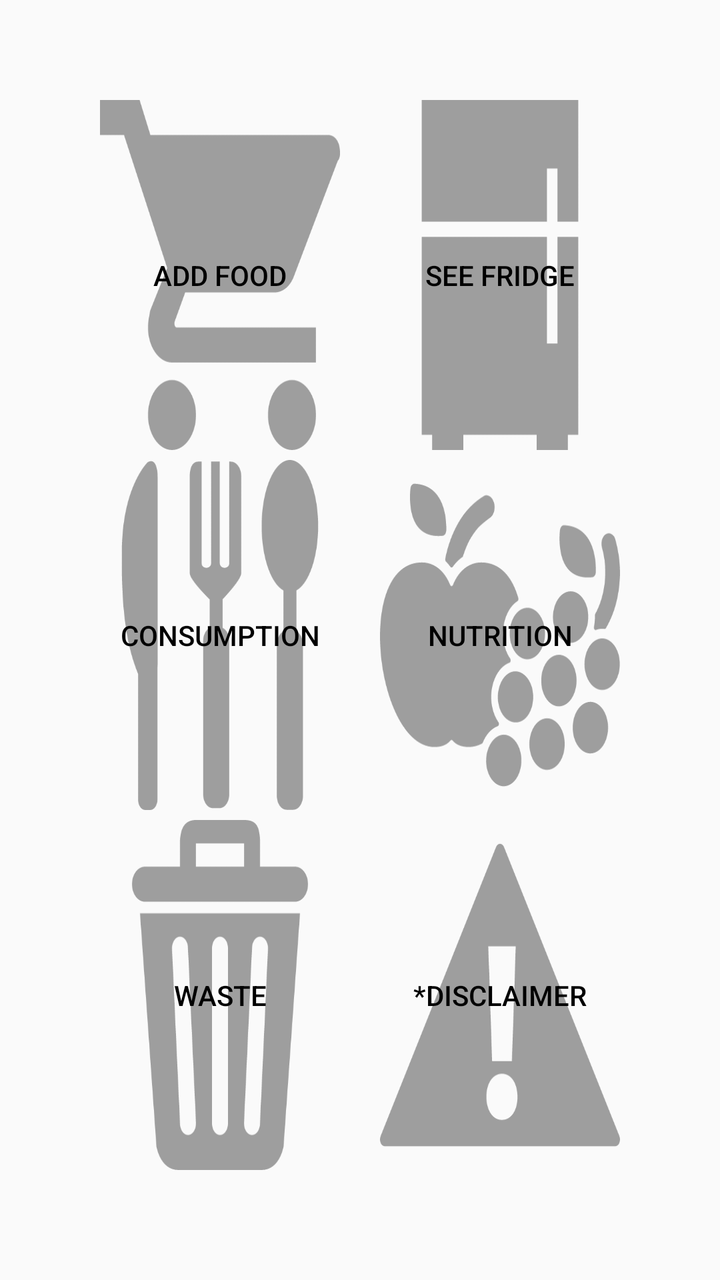
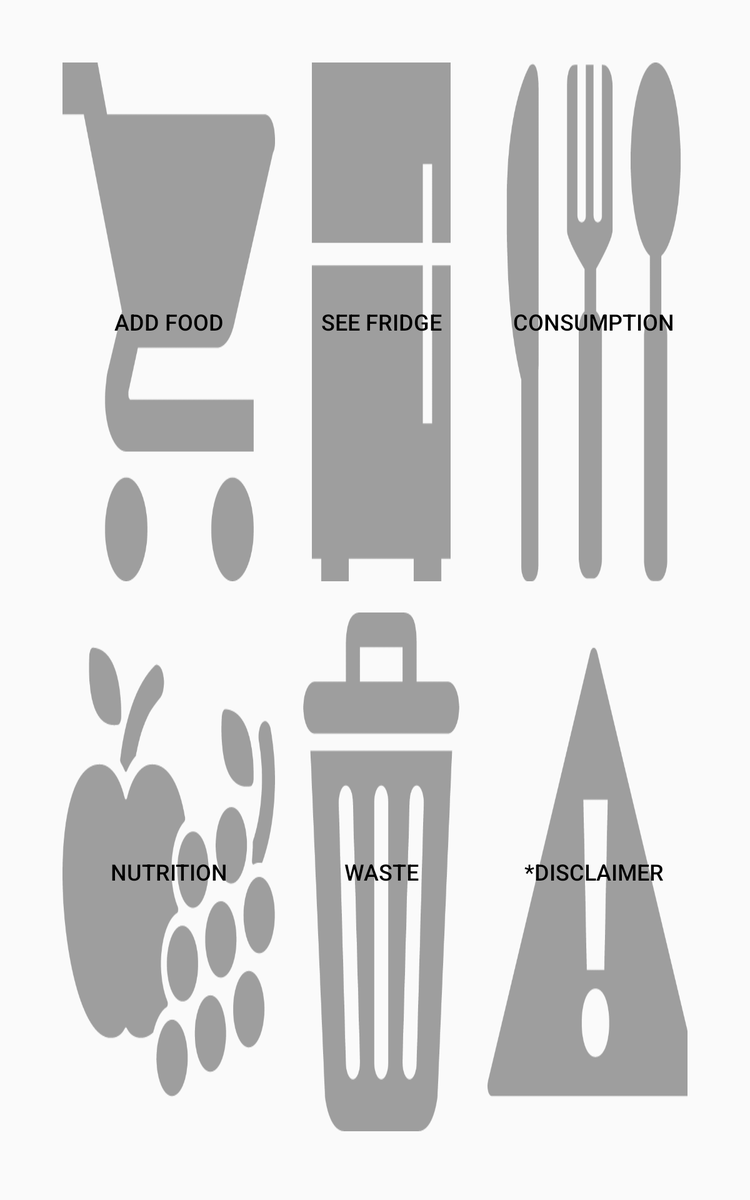

An Android layout and its configuration variant, each rendered on a device that would load it. The default file and the variant file are quoted in full after the pictures.
<!-- AndroidManifest.xml: application theme AppTheme -->
<!-- res/layout/activity_main.xml -->
<?xml version="1.0" encoding="utf-8"?>
<LinearLayout xmlns:android="http://schemas.android.com/apk/res/android"
    android:layout_width="match_parent"
    android:layout_height="match_parent"
    android:orientation="vertical"
    android:weightSum="3"
    android:padding="50dp">

    <LinearLayout
        android:layout_width="fill_parent"
        android:layout_height="wrap_content"
        android:orientation="horizontal"
        android:weightSum="1"
        android:layout_weight="1"
        android:layout_marginBottom="5dp">

        <Button
            android:layout_width="fill_parent"
            android:layout_height="match_parent"
            android:background="@drawable/shopping232"
            android:textColor="#000000"
            android:id="@+id/addFoodButton"
            android:layout_weight=".5"
            android:onClick="foodView"
            android:text="Add Food"
            android:layout_marginRight="10dp" />

        <Button
            android:layout_width="fill_parent"
            android:layout_height="match_parent"
            android:background="@drawable/fridge3"
            android:textColor="#000000"
            android:id="@+id/seeFridgeButton"
            android:layout_weight=".5"
            android:onClick="fridgeView"
            android:text="See Fridge"
            android:layout_marginLeft="10dp"/>


    </LinearLayout>

    <LinearLayout
        android:layout_width="fill_parent"
        android:layout_height="wrap_content"
        android:orientation="horizontal"
        android:weightSum="1"
        android:layout_weight="1"

        android:layout_marginBottom="5dp">

        <Button
            android:layout_width="fill_parent"
            android:layout_height="match_parent"
            android:background="@drawable/knife15"
            android:textColor="#000000"
            android:id="@+id/seeConsumptionButton"
            android:layout_weight=".5"
            android:onClick="consumptionView"
            android:text="Consumption"
            android:layout_marginRight="10dp" />

        <Button
            android:layout_width="fill_parent"
            android:layout_height="match_parent"
            android:background="@drawable/fruits1"
            android:textColor="#000000"
            android:id="@+id/seeNutritionButton"
            android:layout_weight=".5"
            android:onClick="nutritionView"
            android:text="Nutrition"
            android:layout_marginLeft="10dp"/>


    </LinearLayout>

    <LinearLayout
        android:layout_width="fill_parent"
        android:layout_height="wrap_content"
        android:orientation="horizontal"
        android:weightSum="1"
        android:layout_weight="1"

        android:layout_marginBottom="5dp">

        <Button
            android:layout_width="fill_parent"
            android:layout_height="match_parent"
            android:background="@drawable/garbage21"
            android:textColor="#000000"
            android:id="@+id/wasteButton"
            android:layout_weight=".5"
            android:onClick="wasteView"
            android:text="Waste"
            android:layout_marginRight="10dp"/>

        <Button
            android:layout_width="fill_parent"
            android:layout_height="match_parent"
            android:background="@drawable/mark6"
            android:textColor="#000000"
            android:id="@+id/disclaimerButton"
            android:layout_weight=".5"
            android:onClick="disclaimerView"
            android:text="*Disclaimer"
            android:layout_marginLeft="10dp"/>


    </LinearLayout>


</LinearLayout>
<!-- resources referenced by this layout -->
<resources>
  <!-- drawable fridge3: png bitmap (drawable-xxhdpi, 8898 bytes) -->
  <!-- drawable fruits1: png bitmap (drawable-xxhdpi, 22333 bytes) -->
  <!-- drawable garbage21: png bitmap (drawable-xxhdpi, 17406 bytes) -->
  <!-- drawable knife15: png bitmap (drawable-xxhdpi, 17694 bytes) -->
  <!-- drawable mark6: png bitmap (drawable-xxhdpi, 13696 bytes) -->
  <!-- drawable shopping232: png bitmap (drawable-xxhdpi, 13120 bytes) -->
  <style name="AppTheme" parent="@style/Theme.AppCompat.Light.DarkActionBar">
          <item name="colorPrimary">#009688</item>
          <item name="colorPrimaryDark">#616161</item>
      </style>
  l
</resources>
<!-- res/layout-sw400dp/activity_main.xml (the author's variant of the layout above) -->
<!-- drawn on a 7-inch tablet held upright -->
<?xml version="1.0" encoding="utf-8"?>
<LinearLayout xmlns:android="http://schemas.android.com/apk/res/android"
    android:layout_width="match_parent"
    android:layout_height="match_parent"
    android:orientation="vertical"
    android:weightSum="2"
    android:padding="50dp">

    <LinearLayout
        android:layout_width="fill_parent"
        android:layout_height="wrap_content"
        android:orientation="horizontal"
        android:weightSum="1"
        android:layout_weight="1"
        android:layout_marginBottom="5dp">

        <Button
            android:layout_width="fill_parent"
            android:layout_height="match_parent"
            android:background="@drawable/shopping232"
            android:textColor="#000000"
            android:id="@+id/addFoodButton"
            android:layout_weight=".33"
            android:onClick="foodView"
            android:text="Add Food"
            android:layout_marginBottom="10dp"
            android:textSize="@dimen/abc_text_size_medium_material"/>

        <Button
            android:layout_width="fill_parent"
            android:layout_height="match_parent"
            android:background="@drawable/fridge3"
            android:textColor="#000000"
            android:id="@+id/seeFridgeButton"
            android:layout_weight=".33"
            android:onClick="fridgeView"
            android:text="See Fridge"
            android:textSize="@dimen/abc_text_size_medium_material"
            android:layout_marginBottom="10dp" />



        <Button
            android:layout_width="fill_parent"
            android:layout_height="match_parent"
            android:background="@drawable/knife15"
            android:textColor="#000000"
            android:id="@+id/seeConsumptionButton"
            android:layout_weight=".33"
            android:onClick="consumptionView"
            android:text="Consumption"
            android:layout_marginBottom="10dp"
            android:textSize="@dimen/abc_text_size_medium_material"/>

    </LinearLayout>

    <LinearLayout
        android:layout_width="fill_parent"
        android:layout_height="wrap_content"
        android:orientation="horizontal"
        android:weightSum="1"
        android:layout_weight="1"

        android:layout_marginBottom="5dp">

        <Button
            android:layout_width="fill_parent"
            android:layout_height="match_parent"
            android:background="@drawable/fruits1"
            android:textColor="#000000"
            android:id="@+id/seeNutritionButton"
            android:layout_weight=".33"
            android:onClick="nutritionView"
            android:text="Nutrition"
            android:layout_marginTop="10dp"
            android:textSize="@dimen/abc_text_size_medium_material"/>


        <Button
            android:layout_width="fill_parent"
            android:layout_height="match_parent"
            android:background="@drawable/garbage21"
            android:textColor="#000000"
            android:id="@+id/wasteButton"
            android:layout_weight=".33"
            android:onClick="wasteView"
            android:text="Waste"
            android:layout_marginTop="10dp"
            android:textSize="@dimen/abc_text_size_medium_material"/>

        <Button
            android:layout_width="fill_parent"
            android:layout_height="match_parent"
            android:background="@drawable/mark6"
            android:textColor="#000000"
            android:id="@+id/disclaimerButton"
            android:layout_weight=".33"
            android:onClick="disclaimerView"
            android:text="*Disclaimer"
            android:layout_marginTop="10dp"
            android:textSize="@dimen/abc_text_size_medium_material"/>


    </LinearLayout>


</LinearLayout>
